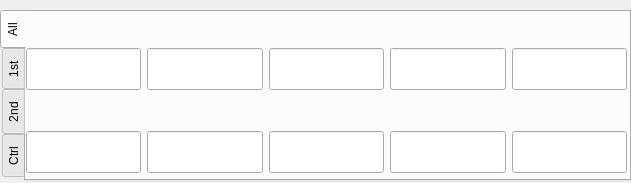
<ui version="4.0" >
 <class>Dialog</class>
 <widget class="QDialog" name="Dialog" >
  <property name="geometry" >
   <rect>
    <x>0</x>
    <y>0</y>
    <width>631</width>
    <height>183</height>
   </rect>
  </property>
  <property name="windowTitle" >
   <string>StripToolLegend</string>
  </property>
  <widget class="QTabWidget" name="tabWidget" >
   <property name="geometry" >
    <rect>
     <x>0</x>
     <y>10</y>
     <width>631</width>
     <height>171</height>
    </rect>
   </property>
   <property name="tabPosition" >
    <enum>QTabWidget::West</enum>
   </property>
   <property name="tabShape" >
    <enum>QTabWidget::Rounded</enum>
   </property>
   <property name="currentIndex" >
    <number>0</number>
   </property>
   <widget class="QWidget" name="tab" >
    <attribute name="title" >
     <string>All</string>
    </attribute>
    <widget class="QWidget" name="layoutWidget" >
     <property name="geometry" >
      <rect>
       <x>0</x>
       <y>0</y>
       <width>601</width>
       <height>161</height>
      </rect>
     </property>
     <layout class="QHBoxLayout" >
      <item>
       <layout class="QVBoxLayout" >
        <item>
         <widget class="QLabel" name="lbAll0" >
          <property name="font" >
           <font>
            <pointsize>11</pointsize>
            <weight>75</weight>
            <bold>true</bold>
           </font>
          </property>
          <property name="text" >
           <string/>
          </property>
         </widget>
        </item>
        <item>
         <widget class="QLineEdit" name="leAll0" >
          <property name="font" >
           <font>
            <family>Sans Serif</family>
            <pointsize>18</pointsize>
            <weight>75</weight>
            <bold>true</bold>
           </font>
          </property>
          <property name="text" >
           <string/>
          </property>
          <property name="alignment" >
           <set>Qt::AlignRight|Qt::AlignTrailing|Qt::AlignVCenter</set>
          </property>
          <property name="readOnly" >
           <bool>true</bool>
          </property>
         </widget>
        </item>
        <item>
         <widget class="QLabel" name="lbAll5" >
          <property name="font" >
           <font>
            <pointsize>11</pointsize>
            <weight>75</weight>
            <bold>true</bold>
           </font>
          </property>
          <property name="text" >
           <string/>
          </property>
         </widget>
        </item>
        <item>
         <widget class="QLineEdit" name="leAll5" >
          <property name="font" >
           <font>
            <family>Sans Serif</family>
            <pointsize>18</pointsize>
            <weight>75</weight>
            <bold>true</bold>
           </font>
          </property>
          <property name="text" >
           <string/>
          </property>
          <property name="alignment" >
           <set>Qt::AlignRight|Qt::AlignTrailing|Qt::AlignVCenter</set>
          </property>
          <property name="readOnly" >
           <bool>true</bool>
          </property>
         </widget>
        </item>
       </layout>
      </item>
      <item>
       <layout class="QVBoxLayout" >
        <item>
         <widget class="QLabel" name="lbAll1" >
          <property name="font" >
           <font>
            <pointsize>11</pointsize>
            <weight>75</weight>
            <bold>true</bold>
           </font>
          </property>
          <property name="text" >
           <string/>
          </property>
         </widget>
        </item>
        <item>
         <widget class="QLineEdit" name="leAll1" >
          <property name="font" >
           <font>
            <family>Sans Serif</family>
            <pointsize>18</pointsize>
            <weight>75</weight>
            <bold>true</bold>
           </font>
          </property>
          <property name="text" >
           <string/>
          </property>
          <property name="alignment" >
           <set>Qt::AlignRight|Qt::AlignTrailing|Qt::AlignVCenter</set>
          </property>
          <property name="readOnly" >
           <bool>true</bool>
          </property>
         </widget>
        </item>
        <item>
         <widget class="QLabel" name="lbAll6" >
          <property name="font" >
           <font>
            <pointsize>11</pointsize>
            <weight>75</weight>
            <bold>true</bold>
           </font>
          </property>
          <property name="text" >
           <string/>
          </property>
         </widget>
        </item>
        <item>
         <widget class="QLineEdit" name="leAll6" >
          <property name="font" >
           <font>
            <family>Sans Serif</family>
            <pointsize>18</pointsize>
            <weight>75</weight>
            <bold>true</bold>
           </font>
          </property>
          <property name="text" >
           <string/>
          </property>
          <property name="alignment" >
           <set>Qt::AlignRight|Qt::AlignTrailing|Qt::AlignVCenter</set>
          </property>
          <property name="readOnly" >
           <bool>true</bool>
          </property>
         </widget>
        </item>
       </layout>
      </item>
      <item>
       <layout class="QVBoxLayout" >
        <item>
         <widget class="QLabel" name="lbAll2" >
          <property name="font" >
           <font>
            <pointsize>11</pointsize>
            <weight>75</weight>
            <bold>true</bold>
           </font>
          </property>
          <property name="text" >
           <string/>
          </property>
         </widget>
        </item>
        <item>
         <widget class="QLineEdit" name="leAll2" >
          <property name="font" >
           <font>
            <family>Sans Serif</family>
            <pointsize>18</pointsize>
            <weight>75</weight>
            <bold>true</bold>
           </font>
          </property>
          <property name="text" >
           <string/>
          </property>
          <property name="alignment" >
           <set>Qt::AlignRight|Qt::AlignTrailing|Qt::AlignVCenter</set>
          </property>
          <property name="readOnly" >
           <bool>true</bool>
          </property>
         </widget>
        </item>
        <item>
         <widget class="QLabel" name="lbAll7" >
          <property name="font" >
           <font>
            <pointsize>11</pointsize>
            <weight>75</weight>
            <bold>true</bold>
           </font>
          </property>
          <property name="text" >
           <string/>
          </property>
         </widget>
        </item>
        <item>
         <widget class="QLineEdit" name="leAll7" >
          <property name="font" >
           <font>
            <family>Sans Serif</family>
            <pointsize>18</pointsize>
            <weight>75</weight>
            <bold>true</bold>
           </font>
          </property>
          <property name="text" >
           <string/>
          </property>
          <property name="alignment" >
           <set>Qt::AlignRight|Qt::AlignTrailing|Qt::AlignVCenter</set>
          </property>
          <property name="readOnly" >
           <bool>true</bool>
          </property>
         </widget>
        </item>
       </layout>
      </item>
      <item>
       <layout class="QVBoxLayout" >
        <item>
         <widget class="QLabel" name="lbAll3" >
          <property name="font" >
           <font>
            <pointsize>11</pointsize>
            <weight>75</weight>
            <bold>true</bold>
           </font>
          </property>
          <property name="text" >
           <string/>
          </property>
         </widget>
        </item>
        <item>
         <widget class="QLineEdit" name="leAll3" >
          <property name="font" >
           <font>
            <family>Sans Serif</family>
            <pointsize>18</pointsize>
            <weight>75</weight>
            <bold>true</bold>
           </font>
          </property>
          <property name="text" >
           <string/>
          </property>
          <property name="alignment" >
           <set>Qt::AlignRight|Qt::AlignTrailing|Qt::AlignVCenter</set>
          </property>
          <property name="readOnly" >
           <bool>true</bool>
          </property>
         </widget>
        </item>
        <item>
         <widget class="QLabel" name="lbAll8" >
          <property name="font" >
           <font>
            <pointsize>11</pointsize>
            <weight>75</weight>
            <bold>true</bold>
           </font>
          </property>
          <property name="text" >
           <string/>
          </property>
         </widget>
        </item>
        <item>
         <widget class="QLineEdit" name="leAll8" >
          <property name="font" >
           <font>
            <family>Sans Serif</family>
            <pointsize>18</pointsize>
            <weight>75</weight>
            <bold>true</bold>
           </font>
          </property>
          <property name="text" >
           <string/>
          </property>
          <property name="alignment" >
           <set>Qt::AlignRight|Qt::AlignTrailing|Qt::AlignVCenter</set>
          </property>
          <property name="readOnly" >
           <bool>true</bool>
          </property>
         </widget>
        </item>
       </layout>
      </item>
      <item>
       <layout class="QVBoxLayout" >
        <item>
         <widget class="QLabel" name="lbAll4" >
          <property name="font" >
           <font>
            <pointsize>11</pointsize>
            <weight>75</weight>
            <bold>true</bold>
           </font>
          </property>
          <property name="text" >
           <string/>
          </property>
         </widget>
        </item>
        <item>
         <widget class="QLineEdit" name="leAll4" >
          <property name="font" >
           <font>
            <family>Sans Serif</family>
            <pointsize>18</pointsize>
            <weight>75</weight>
            <bold>true</bold>
           </font>
          </property>
          <property name="text" >
           <string/>
          </property>
          <property name="alignment" >
           <set>Qt::AlignRight|Qt::AlignTrailing|Qt::AlignVCenter</set>
          </property>
          <property name="readOnly" >
           <bool>true</bool>
          </property>
         </widget>
        </item>
        <item>
         <widget class="QLabel" name="lbAll9" >
          <property name="font" >
           <font>
            <pointsize>11</pointsize>
            <weight>75</weight>
            <bold>true</bold>
           </font>
          </property>
          <property name="text" >
           <string/>
          </property>
         </widget>
        </item>
        <item>
         <widget class="QLineEdit" name="leAll9" >
          <property name="font" >
           <font>
            <family>Sans Serif</family>
            <pointsize>18</pointsize>
            <weight>75</weight>
            <bold>true</bold>
           </font>
          </property>
          <property name="text" >
           <string/>
          </property>
          <property name="alignment" >
           <set>Qt::AlignRight|Qt::AlignTrailing|Qt::AlignVCenter</set>
          </property>
          <property name="readOnly" >
           <bool>true</bool>
          </property>
         </widget>
        </item>
       </layout>
      </item>
     </layout>
    </widget>
   </widget>
   <widget class="QWidget" name="tab_3" >
    <attribute name="title" >
     <string>1st</string>
    </attribute>
    <widget class="QWidget" name="layoutWidget" >
     <property name="geometry" >
      <rect>
       <x>5</x>
       <y>0</y>
       <width>591</width>
       <height>161</height>
      </rect>
     </property>
     <layout class="QHBoxLayout" >
      <item>
       <layout class="QVBoxLayout" >
        <item>
         <widget class="QLabel" name="lb1st0" >
          <property name="font" >
           <font>
            <pointsize>18</pointsize>
            <weight>75</weight>
            <bold>true</bold>
           </font>
          </property>
          <property name="text" >
           <string/>
          </property>
          <property name="alignment" >
           <set>Qt::AlignCenter</set>
          </property>
         </widget>
        </item>
        <item>
         <widget class="QLineEdit" name="le1st0" >
          <property name="font" >
           <font>
            <family>Sans Serif</family>
            <pointsize>30</pointsize>
            <weight>75</weight>
            <bold>true</bold>
           </font>
          </property>
          <property name="text" >
           <string/>
          </property>
          <property name="alignment" >
           <set>Qt::AlignRight|Qt::AlignTrailing|Qt::AlignVCenter</set>
          </property>
          <property name="readOnly" >
           <bool>true</bool>
          </property>
         </widget>
        </item>
        <item>
         <widget class="QLabel" name="lb1stunit0" >
          <property name="font" >
           <font>
            <pointsize>16</pointsize>
            <weight>50</weight>
            <bold>false</bold>
           </font>
          </property>
          <property name="text" >
           <string/>
          </property>
          <property name="alignment" >
           <set>Qt::AlignCenter</set>
          </property>
         </widget>
        </item>
       </layout>
      </item>
      <item>
       <layout class="QVBoxLayout" >
        <item>
         <widget class="QLabel" name="lb1st1" >
          <property name="font" >
           <font>
            <pointsize>18</pointsize>
            <weight>75</weight>
            <bold>true</bold>
           </font>
          </property>
          <property name="text" >
           <string/>
          </property>
          <property name="alignment" >
           <set>Qt::AlignCenter</set>
          </property>
         </widget>
        </item>
        <item>
         <widget class="QLineEdit" name="le1st1" >
          <property name="font" >
           <font>
            <family>Sans Serif</family>
            <pointsize>30</pointsize>
            <weight>75</weight>
            <bold>true</bold>
           </font>
          </property>
          <property name="text" >
           <string/>
          </property>
          <property name="alignment" >
           <set>Qt::AlignRight|Qt::AlignTrailing|Qt::AlignVCenter</set>
          </property>
          <property name="readOnly" >
           <bool>true</bool>
          </property>
         </widget>
        </item>
        <item>
         <widget class="QLabel" name="lb1stunit1" >
          <property name="font" >
           <font>
            <pointsize>16</pointsize>
            <weight>50</weight>
            <bold>false</bold>
           </font>
          </property>
          <property name="text" >
           <string/>
          </property>
          <property name="alignment" >
           <set>Qt::AlignCenter</set>
          </property>
         </widget>
        </item>
       </layout>
      </item>
      <item>
       <layout class="QVBoxLayout" >
        <item>
         <widget class="QLabel" name="lb1st2" >
          <property name="font" >
           <font>
            <pointsize>18</pointsize>
            <weight>75</weight>
            <bold>true</bold>
           </font>
          </property>
          <property name="text" >
           <string/>
          </property>
          <property name="alignment" >
           <set>Qt::AlignCenter</set>
          </property>
         </widget>
        </item>
        <item>
         <widget class="QLineEdit" name="le1st2" >
          <property name="font" >
           <font>
            <family>Sans Serif</family>
            <pointsize>30</pointsize>
            <weight>75</weight>
            <bold>true</bold>
           </font>
          </property>
          <property name="text" >
           <string/>
          </property>
          <property name="alignment" >
           <set>Qt::AlignRight|Qt::AlignTrailing|Qt::AlignVCenter</set>
          </property>
          <property name="readOnly" >
           <bool>true</bool>
          </property>
         </widget>
        </item>
        <item>
         <widget class="QLabel" name="lb1stunit2" >
          <property name="font" >
           <font>
            <pointsize>16</pointsize>
            <weight>50</weight>
            <bold>false</bold>
           </font>
          </property>
          <property name="text" >
           <string/>
          </property>
          <property name="alignment" >
           <set>Qt::AlignCenter</set>
          </property>
         </widget>
        </item>
       </layout>
      </item>
      <item>
       <layout class="QVBoxLayout" >
        <item>
         <widget class="QLabel" name="lb1st3" >
          <property name="font" >
           <font>
            <pointsize>18</pointsize>
            <weight>75</weight>
            <bold>true</bold>
           </font>
          </property>
          <property name="text" >
           <string/>
          </property>
          <property name="alignment" >
           <set>Qt::AlignCenter</set>
          </property>
         </widget>
        </item>
        <item>
         <widget class="QLineEdit" name="le1st3" >
          <property name="font" >
           <font>
            <family>Sans Serif</family>
            <pointsize>30</pointsize>
            <weight>75</weight>
            <bold>true</bold>
           </font>
          </property>
          <property name="text" >
           <string/>
          </property>
          <property name="alignment" >
           <set>Qt::AlignRight|Qt::AlignTrailing|Qt::AlignVCenter</set>
          </property>
          <property name="readOnly" >
           <bool>true</bool>
          </property>
         </widget>
        </item>
        <item>
         <widget class="QLabel" name="lb1stunit3" >
          <property name="font" >
           <font>
            <pointsize>16</pointsize>
            <weight>50</weight>
            <bold>false</bold>
           </font>
          </property>
          <property name="text" >
           <string/>
          </property>
          <property name="alignment" >
           <set>Qt::AlignCenter</set>
          </property>
         </widget>
        </item>
       </layout>
      </item>
      <item>
       <layout class="QVBoxLayout" >
        <item>
         <widget class="QLabel" name="lb1st4" >
          <property name="font" >
           <font>
            <pointsize>18</pointsize>
            <weight>75</weight>
            <bold>true</bold>
           </font>
          </property>
          <property name="text" >
           <string/>
          </property>
          <property name="alignment" >
           <set>Qt::AlignCenter</set>
          </property>
         </widget>
        </item>
        <item>
         <widget class="QLineEdit" name="le1st4" >
          <property name="font" >
           <font>
            <family>Sans Serif</family>
            <pointsize>30</pointsize>
            <weight>75</weight>
            <bold>true</bold>
           </font>
          </property>
          <property name="text" >
           <string/>
          </property>
          <property name="alignment" >
           <set>Qt::AlignRight|Qt::AlignTrailing|Qt::AlignVCenter</set>
          </property>
          <property name="readOnly" >
           <bool>true</bool>
          </property>
         </widget>
        </item>
        <item>
         <widget class="QLabel" name="lb1stunit4" >
          <property name="font" >
           <font>
            <pointsize>16</pointsize>
            <weight>50</weight>
            <bold>false</bold>
           </font>
          </property>
          <property name="text" >
           <string/>
          </property>
          <property name="alignment" >
           <set>Qt::AlignCenter</set>
          </property>
         </widget>
        </item>
       </layout>
      </item>
     </layout>
    </widget>
   </widget>
   <widget class="QWidget" name="tab_2" >
    <attribute name="title" >
     <string>2nd</string>
    </attribute>
    <widget class="QWidget" name="layoutWidget" >
     <property name="geometry" >
      <rect>
       <x>5</x>
       <y>0</y>
       <width>591</width>
       <height>161</height>
      </rect>
     </property>
     <layout class="QHBoxLayout" >
      <item>
       <layout class="QVBoxLayout" >
        <item>
         <widget class="QLabel" name="lb1st5" >
          <property name="font" >
           <font>
            <pointsize>18</pointsize>
            <weight>75</weight>
            <bold>true</bold>
           </font>
          </property>
          <property name="text" >
           <string/>
          </property>
          <property name="alignment" >
           <set>Qt::AlignCenter</set>
          </property>
         </widget>
        </item>
        <item>
         <widget class="QLineEdit" name="le1st5" >
          <property name="font" >
           <font>
            <family>Sans Serif</family>
            <pointsize>30</pointsize>
            <weight>75</weight>
            <bold>true</bold>
           </font>
          </property>
          <property name="text" >
           <string/>
          </property>
          <property name="alignment" >
           <set>Qt::AlignRight|Qt::AlignTrailing|Qt::AlignVCenter</set>
          </property>
          <property name="readOnly" >
           <bool>true</bool>
          </property>
         </widget>
        </item>
        <item>
         <widget class="QLabel" name="lb1stunit5" >
          <property name="font" >
           <font>
            <pointsize>16</pointsize>
            <weight>50</weight>
            <bold>false</bold>
           </font>
          </property>
          <property name="text" >
           <string/>
          </property>
          <property name="alignment" >
           <set>Qt::AlignCenter</set>
          </property>
         </widget>
        </item>
       </layout>
      </item>
      <item>
       <layout class="QVBoxLayout" >
        <item>
         <widget class="QLabel" name="lb1st6" >
          <property name="font" >
           <font>
            <pointsize>18</pointsize>
            <weight>75</weight>
            <bold>true</bold>
           </font>
          </property>
          <property name="text" >
           <string/>
          </property>
          <property name="alignment" >
           <set>Qt::AlignCenter</set>
          </property>
         </widget>
        </item>
        <item>
         <widget class="QLineEdit" name="le1st6" >
          <property name="font" >
           <font>
            <family>Sans Serif</family>
            <pointsize>30</pointsize>
            <weight>75</weight>
            <bold>true</bold>
           </font>
          </property>
          <property name="text" >
           <string/>
          </property>
          <property name="alignment" >
           <set>Qt::AlignRight|Qt::AlignTrailing|Qt::AlignVCenter</set>
          </property>
          <property name="readOnly" >
           <bool>true</bool>
          </property>
         </widget>
        </item>
        <item>
         <widget class="QLabel" name="lb1stunit6" >
          <property name="font" >
           <font>
            <pointsize>16</pointsize>
            <weight>50</weight>
            <bold>false</bold>
           </font>
          </property>
          <property name="text" >
           <string/>
          </property>
          <property name="alignment" >
           <set>Qt::AlignCenter</set>
          </property>
         </widget>
        </item>
       </layout>
      </item>
      <item>
       <layout class="QVBoxLayout" >
        <item>
         <widget class="QLabel" name="lb1st7" >
          <property name="font" >
           <font>
            <pointsize>18</pointsize>
            <weight>75</weight>
            <bold>true</bold>
           </font>
          </property>
          <property name="text" >
           <string/>
          </property>
          <property name="alignment" >
           <set>Qt::AlignCenter</set>
          </property>
         </widget>
        </item>
        <item>
         <widget class="QLineEdit" name="le1st7" >
          <property name="font" >
           <font>
            <family>Sans Serif</family>
            <pointsize>30</pointsize>
            <weight>75</weight>
            <bold>true</bold>
           </font>
          </property>
          <property name="text" >
           <string/>
          </property>
          <property name="alignment" >
           <set>Qt::AlignRight|Qt::AlignTrailing|Qt::AlignVCenter</set>
          </property>
          <property name="readOnly" >
           <bool>true</bool>
          </property>
         </widget>
        </item>
        <item>
         <widget class="QLabel" name="lb1stunit7" >
          <property name="font" >
           <font>
            <pointsize>16</pointsize>
            <weight>50</weight>
            <bold>false</bold>
           </font>
          </property>
          <property name="text" >
           <string/>
          </property>
          <property name="alignment" >
           <set>Qt::AlignCenter</set>
          </property>
         </widget>
        </item>
       </layout>
      </item>
      <item>
       <layout class="QVBoxLayout" >
        <item>
         <widget class="QLabel" name="lb1st8" >
          <property name="font" >
           <font>
            <pointsize>18</pointsize>
            <weight>75</weight>
            <bold>true</bold>
           </font>
          </property>
          <property name="text" >
           <string/>
          </property>
          <property name="alignment" >
           <set>Qt::AlignCenter</set>
          </property>
         </widget>
        </item>
        <item>
         <widget class="QLineEdit" name="le1st8" >
          <property name="font" >
           <font>
            <family>Sans Serif</family>
            <pointsize>30</pointsize>
            <weight>75</weight>
            <bold>true</bold>
           </font>
          </property>
          <property name="text" >
           <string/>
          </property>
          <property name="alignment" >
           <set>Qt::AlignRight|Qt::AlignTrailing|Qt::AlignVCenter</set>
          </property>
          <property name="readOnly" >
           <bool>true</bool>
          </property>
         </widget>
        </item>
        <item>
         <widget class="QLabel" name="lb1stunit8" >
          <property name="font" >
           <font>
            <pointsize>16</pointsize>
            <weight>50</weight>
            <bold>false</bold>
           </font>
          </property>
          <property name="text" >
           <string/>
          </property>
          <property name="alignment" >
           <set>Qt::AlignCenter</set>
          </property>
         </widget>
        </item>
       </layout>
      </item>
      <item>
       <layout class="QVBoxLayout" >
        <item>
         <widget class="QLabel" name="lb1st9" >
          <property name="font" >
           <font>
            <pointsize>18</pointsize>
            <weight>75</weight>
            <bold>true</bold>
           </font>
          </property>
          <property name="text" >
           <string/>
          </property>
          <property name="alignment" >
           <set>Qt::AlignCenter</set>
          </property>
         </widget>
        </item>
        <item>
         <widget class="QLineEdit" name="le1st9" >
          <property name="font" >
           <font>
            <family>Sans Serif</family>
            <pointsize>30</pointsize>
            <weight>75</weight>
            <bold>true</bold>
           </font>
          </property>
          <property name="text" >
           <string/>
          </property>
          <property name="alignment" >
           <set>Qt::AlignRight|Qt::AlignTrailing|Qt::AlignVCenter</set>
          </property>
          <property name="readOnly" >
           <bool>true</bool>
          </property>
         </widget>
        </item>
        <item>
         <widget class="QLabel" name="lb1stunit9" >
          <property name="font" >
           <font>
            <pointsize>16</pointsize>
            <weight>50</weight>
            <bold>false</bold>
           </font>
          </property>
          <property name="text" >
           <string/>
          </property>
          <property name="alignment" >
           <set>Qt::AlignCenter</set>
          </property>
         </widget>
        </item>
       </layout>
      </item>
     </layout>
    </widget>
   </widget>
   <widget class="QWidget" name="tab_4" >
    <attribute name="title" >
     <string>Ctrl</string>
    </attribute>
    <widget class="QGroupBox" name="groupBox" >
     <property name="geometry" >
      <rect>
       <x>30</x>
       <y>10</y>
       <width>401</width>
       <height>151</height>
      </rect>
     </property>
     <property name="font" >
      <font>
       <pointsize>12</pointsize>
      </font>
     </property>
     <property name="title" >
      <string>Dispaly Format</string>
     </property>
     <widget class="QComboBox" name="cbLeindex" >
      <property name="geometry" >
       <rect>
        <x>20</x>
        <y>50</y>
        <width>111</width>
        <height>35</height>
       </rect>
      </property>
      <item>
       <property name="text" >
        <string>All</string>
       </property>
      </item>
      <item>
       <property name="text" >
        <string>0</string>
       </property>
      </item>
      <item>
       <property name="text" >
        <string>1</string>
       </property>
      </item>
      <item>
       <property name="text" >
        <string>2</string>
       </property>
      </item>
      <item>
       <property name="text" >
        <string>3</string>
       </property>
      </item>
      <item>
       <property name="text" >
        <string>4</string>
       </property>
      </item>
      <item>
       <property name="text" >
        <string>5</string>
       </property>
      </item>
      <item>
       <property name="text" >
        <string>6</string>
       </property>
      </item>
      <item>
       <property name="text" >
        <string>7</string>
       </property>
      </item>
      <item>
       <property name="text" >
        <string>8</string>
       </property>
      </item>
      <item>
       <property name="text" >
        <string>9</string>
       </property>
      </item>
     </widget>
     <widget class="QSpinBox" name="spPrec" >
      <property name="geometry" >
       <rect>
        <x>320</x>
        <y>105</y>
        <width>51</width>
        <height>27</height>
       </rect>
      </property>
      <property name="maximum" >
       <number>12</number>
      </property>
      <property name="singleStep" >
       <number>1</number>
      </property>
      <property name="value" >
       <number>6</number>
      </property>
     </widget>
     <widget class="QRadioButton" name="rbAuto" >
      <property name="geometry" >
       <rect>
        <x>200</x>
        <y>32</y>
        <width>111</width>
        <height>23</height>
       </rect>
      </property>
      <property name="text" >
       <string>Auto</string>
      </property>
     </widget>
     <widget class="QRadioButton" name="rbNum" >
      <property name="geometry" >
       <rect>
        <x>200</x>
        <y>106</y>
        <width>111</width>
        <height>23</height>
       </rect>
      </property>
      <property name="text" >
       <string>Precision</string>
      </property>
     </widget>
     <widget class="QRadioButton" name="rbExp" >
      <property name="geometry" >
       <rect>
        <x>200</x>
        <y>69</y>
        <width>131</width>
        <height>23</height>
       </rect>
      </property>
      <property name="text" >
       <string>Exponential</string>
      </property>
     </widget>
    </widget>
    <widget class="QPushButton" name="pbApply" >
     <property name="geometry" >
      <rect>
       <x>450</x>
       <y>130</y>
       <width>80</width>
       <height>31</height>
      </rect>
     </property>
     <property name="font" >
      <font>
       <pointsize>10</pointsize>
       <weight>75</weight>
       <bold>true</bold>
      </font>
     </property>
     <property name="text" >
      <string>Apply</string>
     </property>
    </widget>
   </widget>
  </widget>
 </widget>
 <resources/>
 <connections/>
</ui>
